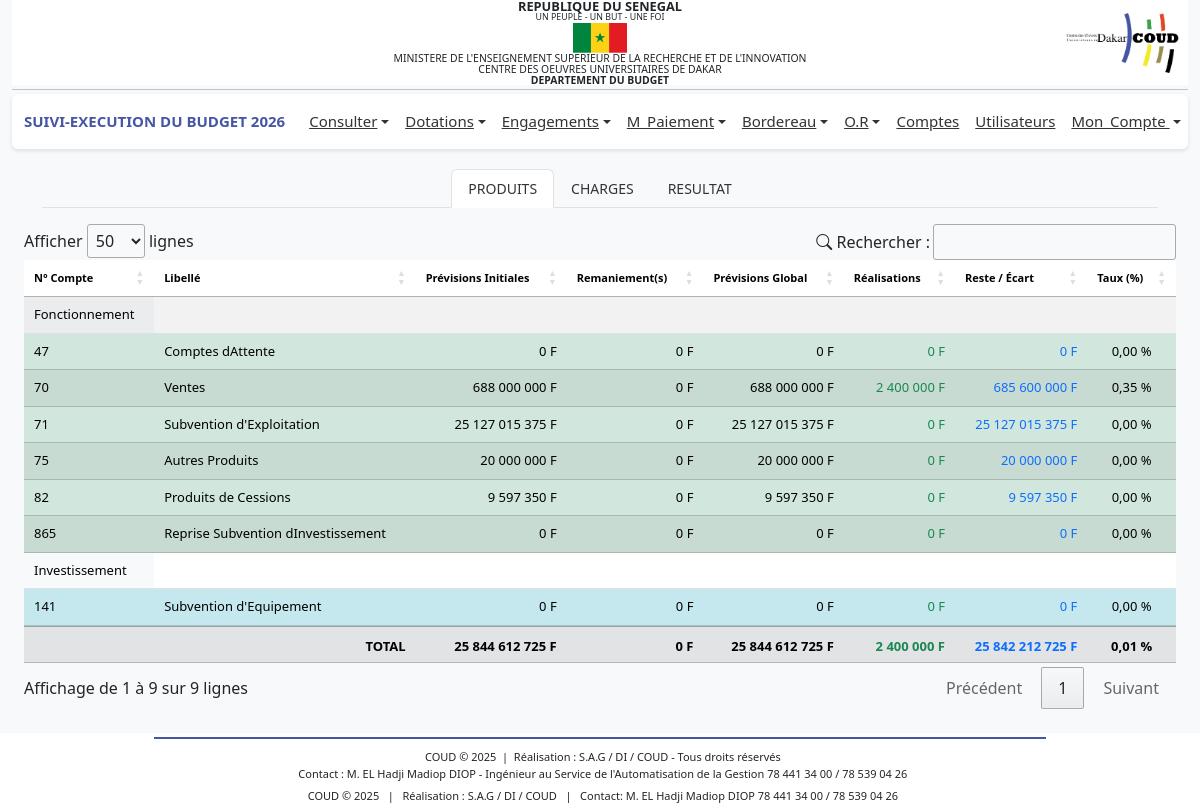
Page /profiles/dg/administratifs/rapports.php (signed in) on the committed database.
### tables this page shows
CREATE TABLE IF NOT EXISTS `bud_comptep` (
  `idCp` int NOT NULL AUTO_INCREMENT,
  `numCp` varchar(50) DEFAULT NULL,
  `libelle` varchar(255) DEFAULT NULL,
  `dateSys` datetime DEFAULT CURRENT_TIMESTAMP,
  `nature` varchar(50) NOT NULL,
  `type` varchar(50) DEFAULT 'fonctionnement',
  PRIMARY KEY (`idCp`)
);

### includes/fonctions.php (called while the page is built, shortened)
<?php
function connexionBD()
{
    $connexion = mysqli_connect('localhost', 'root', '', 'budget_db_2024') or
        die('Serveur inaccessible. Merci de reessayer plus tard.');
    return $connexion;
}
$connexion = connexionBD();
function get_produits_administratif()
{
    global $connexion;
    $anneeEnCours = $_SESSION['an'];
    $query = "
        SELECT
            cp.idCp,
            cp.libelle,
            cp.numCp,
            cp.type,
           COALESCE(SUM(DISTINCT d.volume), 0) AS total_dot,
           COALESCE(SUM(DISTINCT r.montant), 0) AS total_paye,
           COALESCE(SUM(DISTINCT CASE
                WHEN d.type = 'remanier' THEN d.volume
            END), 0) AS totalDotRemanier,
           COALESCE(SUM(DISTINCT CASE
                WHEN d.type = 'initiale' THEN d.volume
            END), 0) AS totalDotInitiale
        FROM bud_compte c
        JOIN bud_comptep cp ON c.idCp = cp.idCp
        LEFT JOIN bud_dotations d
            ON d.idCompte = c.idCompte
            AND d.an = '$anneeEnCours'
        LEFT JOIN bud_ordre_recette r
            ON r.idCompte = c.idCompte
        WHERE cp.nature IN ('produit', 'ressource')
        GROUP BY cp.idCp, cp.libelle, cp.numCp
    ";
    $result = $connexion->query($query);
    if ($result && $result->num_rows > 0) {
        return $result->fetch_all(MYSQLI_ASSOC);
    } else {
        return [];
    }
}
function get_resultats()
{
    global $connexion;
    $anneeEnCours = $_SESSION['an'];
    $query = "
        SELECT
            cp.libelle,
            cp.nature,
            cp.type,
            COALESCE(SUM(DISTINCT d.volume), 0) AS total_dot
        FROM bud_compte c
        JOIN bud_comptep cp ON c.idCp = cp.idCp
        LEFT JOIN bud_dotations d
            ON d.idCompte = c.idCompte
            AND d.an = '$anneeEnCours'
        WHERE cp.nature IN ('produit', 'ressource', 'charge', 'emploi')
        GROUP BY cp.idCp, cp.libelle, cp.nature
        ORDER BY cp.nature, cp.libelle
    ";
    $result = $connexion->query($query);
    $produits = [];
    $charges = [];
    if ($result && $result->num_rows > 0) {
        foreach ($result->fetch_all(MYSQLI_ASSOC) as $row) {
            if (in_array($row['nature'], ['produit', 'ressource'])) {
                $produits[] = $row;
            } else {
                $charges[] = $row;
            }
        }
    }
    return [
        'produits' => $produits,
        'charges' => $charges
    ];
}
?>

### profiles/dg/administratifs/rapports.php (the view, shortened to what this page needs)
<?php
include '../../../includes/fonctions.php';
$produits = get_produits_administratif();
$data = get_resultats();
?>
<?php include '../../../includes/header.php'; ?>
<link rel="stylesheet" href="https://cdn.datatables.net/1.13.6/css/jquery.dataTables.min.css">
<link rel="stylesheet" href="https://cdn.jsdelivr.net/npm/bootstrap-icons@1.11.3/font/bootstrap-icons.css">
<main class="container-fluid mt-3">
    <div class="container-fluid mt-0">
        <div class="container mt-0">
            <ul class="nav nav-tabs  justify-content-center" id="myTabs">
                <li class="nav-item">
                    <a class="nav-link active" href="#" data-target="produit">PRODUITS</a>
                </li>
                <li class="nav-item">
                    <a class="nav-link" href="#" data-target="charges">CHARGES</a>
                </li>
                <li class="nav-item">
                    <a class="nav-link" href="#" data-target="resultat">RESULTAT</a>
                </li>
            </ul>
        </div>
        <div class="mt-3 contenu">
            <div class="tab-content produit">
                <table id="tableProduits" class="table table-striped table-hover align-middle">
                    <thead class="custom-header text-center">
                        <tr>
                            <th>N° Compte</th>
                            <th>Libellé</th>
                            <th>Prévisions Initiales</th>
                            <th>Remaniement(s)</th>
                            <th>Prévisions Global</th>
                            <th>Réalisations</th>
                            <th>Reste / Écart</th>
                            <th>Taux (%)</th>
                        </tr>
                    </thead>
                    <tbody>
                        <tr>
                            <td colspan="" style="background-color: #f8f9fa;">Fonctionnement</td>
                            <td></td>
                            <td></td>
                            <td></td>
                            <td></td>
                            <td></td>
                            <td></td>
                            <td></td>
                        </tr>
                        <?php foreach ($produits as $p): ?>
                        <?php
                        if ($p['type'] == 'fonctionnement'):
                            $prevision = $p['total_dot'];
                            $remanier = $p['totalDotRemanier'];
                            $initiale = $p['totalDotInitiale'];
                            $realisation = $p['total_paye'];
                            $reste = $prevision - $realisation;
                            $taux = ($prevision > 0) ? ($realisation / $prevision) * 100 : 0;
                            ?>
                        <tr class="table-success">
                            <td><?= htmlspecialchars($p['numCp']) ?></td>
                            <td><?= htmlspecialchars($p['libelle']) ?></td>
                            <td class="text-end"><?= number_format($initiale, 0, ',', ' ') ?> F</td>
                            <td class="text-end"><?= number_format($remanier, 0, ',', ' ') ?> F</td>
                            <td class="text-end"><?= number_format($prevision, 0, ',', ' ') ?> F</td>
                            <td class="text-end text-success"><?= number_format($realisation, 0, ',', ' ') ?> F</td>
                            <td class="text-end <?= $reste < 0 ? 'text-danger' : 'text-primary' ?>">
                                <?= number_format($reste, 0, ',', ' ') ?> F
                            </td>
                            <td class="text-center"><?= number_format($taux, 2, ',', ' ') ?> %</td>
                        </tr>
                        <?php endif; ?>
                        <?php endforeach; ?>
                        <tr>
                            <td colspan="" style="background-color: #f8f9fa;">Investissement</td>
                            <td></td>
                            <td></td>
                            <td></td>
                            <td></td>
                            <td></td>
                            <td></td>
                            <td></td>
                        </tr>
                        <?php foreach ($produits as $p): ?>
                        <?php
                        if ($p['type'] == 'investissement'):
                            $prevision = $p['total_dot'];
                            $remanier = $p['totalDotRemanier'];
                            $initiale = $p['totalDotInitiale'];
                            $realisation = $p['total_paye'];
                            $reste = $prevision - $realisation;
                            $taux = ($prevision > 0) ? ($realisation / $prevision) * 100 : 0;
                            ?>
                        <tr class="table-info">
                            <td><?= htmlspecialchars($p['numCp']) ?></td>
                            <td><?= htmlspecialchars($p['libelle']) ?></td>
                            <td class="text-end"><?= number_format($initiale, 0, ',', ' ') ?> F</td>
                            <td class="text-end"><?= number_format($remanier, 0, ',', ' ') ?> F</td>
                            <td class="text-end"><?= number_format($prevision, 0, ',', ' ') ?> F</td>
                            <td class="text-end text-success"><?= number_format($realisation, 0, ',', ' ') ?> F</td>
                            <td class="text-end <?= $reste < 0 ? 'text-danger' : 'text-primary' ?>">
                                <?= number_format($reste, 0, ',', ' ') ?> F
                            </td>
                            <td class="text-center"><?= number_format($taux, 2, ',', ' ') ?> %</td>
                        </tr>
                        <?php endif; ?>
                        <?php endforeach; ?>
                    </tbody>
                    <?php
                    $total_prevision = array_sum(array_column($produits, 'total_dot'));
                    $total_initiale = array_sum(array_column($produits, 'totalDotInitiale'));
                    $total_remanier = array_sum(array_column($produits, 'totalDotRemanier'));
                    $total_realisation = array_sum(array_column($produits, 'total_paye'));
                    $total_ecart = $total_prevision - $total_realisation;
                    $taux_global = ($total_prevision > 0)
                        ? ($total_realisation / $total_prevision) * 100
                        : 0;
                    ?>
                    <tfoot>
                        <tr class="fw-bold table-secondary">
                            <td colspan="2" class="text-end">TOTAL</td>
                            <td class="text-end">
                                <?= number_format($total_initiale, 0, ',', ' ') ?> F
                            </td>
                            <td class="text-end">
                                <?= number_format($total_remanier, 0, ',', ' ') ?> F
                            </td>
                            <td class="text-end">
                                <?= number_format($total_prevision, 0, ',', ' ') ?> F
                            </td>
                            <td class="text-end text-success">
                                <?= number_format($total_realisation, 0, ',', ' ') ?> F
                            </td>
                            <td class="text-end <?= $total_ecart < 0 ? 'text-danger' : 'text-primary' ?>">
                                <?= number_format($total_ecart, 0, ',', ' ') ?> F
                            </td>
                            <td class="text-center">
                                <?= number_format($taux_global, 2, ',', ' ') ?> %
                            </td>
                        </tr>
                    </tfoot>
                </table>
            </div>
        </div>
    </div>
</main>
<?php include '../../../includes/footer.php'; ?>
<link rel="stylesheet" href="https://cdn.datatables.net/buttons/2.4.2/css/buttons.dataTables.min.css">

### includes/header.php (style rules this page uses)
body { font-family: 'Segoe UI', Tahoma, sans-serif; background-color: #f8f9fa; margin: 0; display: flex; flex-direction: column; min-height: 100vh; }
main { flex: 1; }
.nav-link { font-size: 14px; color: #333 !important; }

### profiles/dg/administratifs/rapports.php (style rules this page uses)
#tableProduits th, #tableProduits td { font-size: 13px; }
#tableProduits th, #tableCharges th, #tableResultats th { font-size: 11px; }

### rows in the picture
bud_comptep: numCp "47", libelle "Comptes dAttente", initiale "0", remanier "0", prevision "0", realisation "0", reste "0", taux "0,00"
bud_comptep: numCp "70", libelle "Ventes", initiale "688 000 000", remanier "0", prevision "688 000 000", realisation "2 400 000", reste "685 600 000", taux "0,35"
bud_comptep: numCp "71", libelle "Subvention d'Exploitation", initiale "25 127 015 375", remanier "0", prevision "25 127 015 375", realisation "0", reste "25 127 015 375", taux "0,00"
bud_comptep: numCp "75", libelle "Autres Produits", initiale "20 000 000", remanier "0", prevision "20 000 000", realisation "0", reste "20 000 000", taux "0,00"
bud_comptep: numCp "82", libelle "Produits de Cessions", initiale "9 597 350", remanier "0", prevision "9 597 350", realisation "0", reste "9 597 350", taux "0,00"
bud_comptep: numCp "865", libelle "Reprise Subvention dInvestissement", initiale "0", remanier "0", prevision "0", realisation "0", reste "0", taux "0,00"
bud_comptep: numCp "141", libelle "Subvention d'Equipement", initiale "0", remanier "0", prevision "0", realisation "0", reste "0", taux "0,00"

### other values in the picture
$_SESSION['an'] "2026"
$total_initiale "25 844 612 725"
$total_remanier "0"
$total_prevision "25 844 612 725"
$total_realisation "2 400 000"
$total_ecart "25 842 212 725"
$taux_global "0,01"
